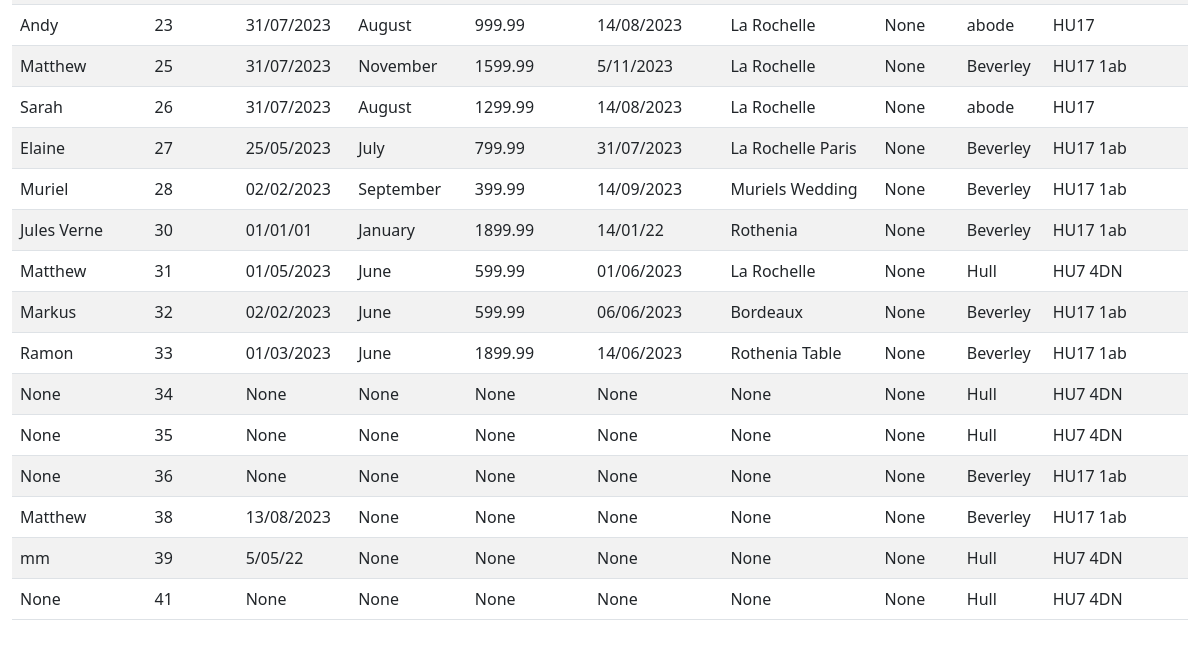
The app's page /list_of_orders (lower part), older data.
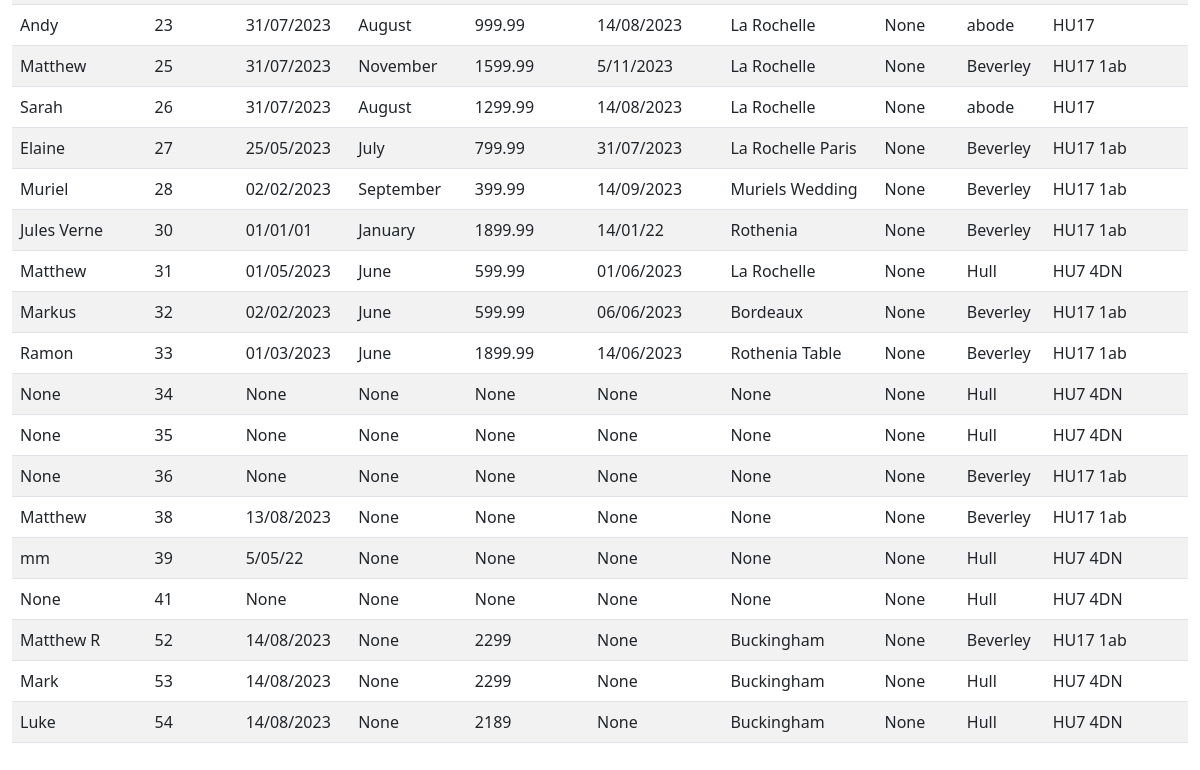
The same page, newer data.
### tables this page shows
CREATE TABLE orders(order_id INTEGER PRIMARY KEY AUTOINCREMENT NOT NULL,  cust_id INTEGER, item_id INTEGER, staff_member TEXT, order_date DATETIME, customer_last_name TEXT, completion TEXT, delivery_date DATETIME, item_name TEXT, item_description TEXT, colour_finish TEXT, width INTEGER, depth INTEGER, height INTEGER, extra_details TEXT, selling_price DECIMAL, del_col_take TEXT , quantity INTEGER);

CREATE TABLE customers(id INTEGER PRIMARY KEY AUTOINCREMENT NOT NULL, first_name TEXT, last_name TEXT, address_1 TEXT, address_2 TEXT, address_3 TEXT, postcode TEXT, telephone_1 TEXT, telephone_2 TEXT);

### app.py (the view)
@app.route("/list_of_orders", methods=["GET", "POST"])
def list_of_orders():
    if request.method == "POST":
        return render_template("list_of_orders.html")
    if request.method == "GET":
        ord_detail = db.execute("select * from orders join customers on orders.cust_id = customers.id;")
        return render_template("list_of_orders.html", ord_detail = ord_detail)

### app.py (called while the page is built)
@app.after_request
def after_request(response):
    response.headers["Cache-Control"] = "no-cache, no-store, must-revalidate"
    response.headers["Expires"] = 0
    response.headers["Pragma"] = "no-cache"
    return response

### templates/list_of_orders.html (shortened to what this page needs)
{% extends "layout.html" %}
{% block main %}
<div class="section">
    <table class="table table-striped">
        <tbody>
            {% for row in ord_detail %}
            <tr>
                <td class="text-start">{{ row["staff_member"] }}</td>
                <td class="text-start">{{ row["order_id"] }}</td>
                <td class="text-start">{{ row["order_date"] }}</td>
                <td class="text-start">{{ row["completion"] }}</td>
                <td class="text-start">{{ row["selling_price"] }}</td>
                <td class="text-start">{{ row["delivery_date"] }}</td>
                <td class="text-start">{{ row["item_name"] }}</td>
                <td class="text-start">{{ row["item_id"] }}</td>
                <td class="text-start">{{ row["address_3"] }}</td>
                <td class="text-start">{{ row["postcode"] }}</td>
                </tr>
            {% endfor %}
        </tbody>
    </div>
{% endblock %}

### templates/layout.html (shortened to what this page needs)
<!doctype html>
<html lang="en">
  <head>
    <link href="https://cdn.jsdelivr.net/npm/bootstrap@5.3.0/dist/css/bootstrap.min.css" rel="stylesheet">
  </head>
  <body>
      <main class="container-fluid py-5 text-center">
        {% block main %}{% endblock %}
      </main>
  </body>

Row changes from the older to the newer data that the page shows:
added orders: staff_member "Matthew R", order_id "52", order_date "14/08/2023", completion "None", selling_price "2299", delivery_date "None", item_name "Buckingham", item_id "None", address_3 "Beverley", postcode "HU17 1ab"
added orders: staff_member "Mark", order_id "53", order_date "14/08/2023", completion "None", selling_price "2299", delivery_date "None", item_name "Buckingham", item_id "None", address_3 "Hull", postcode "HU7 4DN"
added orders: staff_member "Luke", order_id "54", order_date "14/08/2023", completion "None", selling_price "2189", delivery_date "None", item_name "Buckingham", item_id "None", address_3 "Hull", postcode "HU7 4DN"
